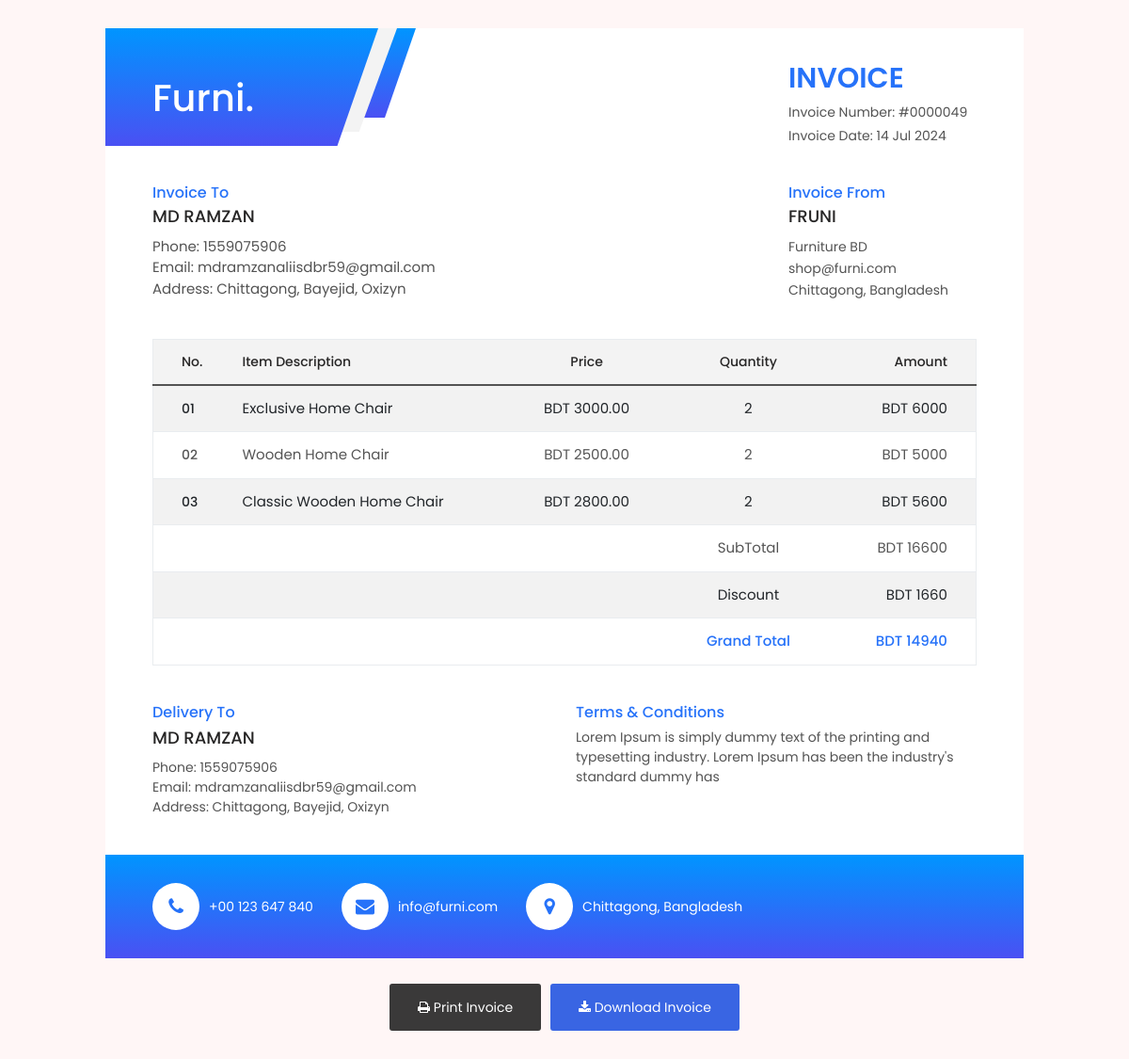
The page /invoice.php?invoice=49 on the database its author committed.
### tables this page shows
CREATE TABLE `orders` (
  `id` int(11) NOT NULL,
  `bill_country` varchar(50) NOT NULL,
  `ship_country` varchar(50) NOT NULL,
  `bill_first_name` varchar(50) NOT NULL,
  `ship_first_name` varchar(50) NOT NULL,
  `bill_last_name` varchar(50) NOT NULL,
  `ship_last_name` varchar(50) NOT NULL,
  `bill_company_name` varchar(100) NOT NULL,
  `ship_company_name` varchar(100) NOT NULL,
  `bill_address` varchar(100) NOT NULL,
  `ship_address` varchar(100) NOT NULL,
  `bill_state` varchar(50) NOT NULL,
  `ship_state` varchar(50) NOT NULL,
  `bill_post` varchar(50) NOT NULL,
  `ship_post` varchar(50) NOT NULL,
  `bill_email` varchar(50) NOT NULL,
  `ship_email` varchar(50) NOT NULL,
  `bill_phone` int(15) NOT NULL,
  `ship_phone` int(15) NOT NULL,
  `total_amount` decimal(10,2) NOT NULL,
  `discount` decimal(10,2) NOT NULL,
  `total_qty` int(11) NOT NULL,
  `cart_data` text NOT NULL,
  `coupon_code` varchar(255) NOT NULL,
  `payment_method` varchar(255) DEFAULT NULL,
  `shiping_charge` decimal(10,2) NOT NULL DEFAULT 0.00,
  `notes` varchar(500) NOT NULL,
  `status` varchar(50) DEFAULT NULL,
  `status_date` date DEFAULT NULL,
  `created_at` date DEFAULT NULL,
  `created_by` int(11) DEFAULT NULL,
  `updated_by` int(11) DEFAULT NULL,
  `updated_at` date DEFAULT NULL,
  `deleted_at` date DEFAULT NULL
);

### admin/class/crud.php (called while the page is built, shortened)
<?php
    class crud{
        private $host='localhost';
        private $connection;
        public function __construct($user,$password,$database){
            $this->user=$user;
            $this->password=$password;
            $this->database=$database;
            $this->connection=new mysqli($this->host,$this->user,$this->password,$this->database);
        }
        public function common_select_single($table,$fields='*',$condition=false,$sort_field=false,$sort='ASC'){
            $result=array();
            $error=false;
            $sql="select $fields from $table where deleted_at is null ";
            if(is_array($condition)){
                $sql.=" and ";
                foreach($condition as $k=>$v){
                    $v = $this->connection->real_escape_string($v);
                    $sql.="$k='$v' and ";
                }
                $sql=rtrim($sql,'and ');
            }
            $rs=$this->connection->query($sql);
            if($rs){
                if($rs->num_rows > 0){
                    while($r=$rs->fetch_object()){
                        $result=$r;
                    }
                }
            }else{
                $error=$this->connection->error;
            }
            $return = array('data'=>$result,'error'=>$error);
            return $return;
        }
    }
?>

### include/connection.php (called while the page is built, shortened)
<?php
    include_once('admin/class/crud.php');
    $mysqli=new crud("root","","sports_store");
?>

### invoice.php (the view, shortened to what this page needs)
<?php require_once('include/connection.php'); ?>
<!DOCTYPE html>
<html lang="zxx">
<head>
    <link type="text/css" rel="stylesheet" href="assets/css/bootstrap.min.css">
    <link type="text/css" rel="stylesheet" href="assets/fonts/font-awesome/css/font-awesome.min.css">
    <link type="text/css" rel="stylesheet" href="css/invoice.css">
</head>
<body>
<?php
    $invdata=array();
    $con['id']=$_GET['invoice'];
    $result=$mysqli->common_select_single('orders','*',$con);
    if($result){
        if($result['data']){
            $invdata=$result['data'];
        }
    }
?>
<div class="invoice-2 invoice-content">
    <div class="container">
        <div class="row">
            <div class="col-lg-12">
                <div class="invoice-inner clearfix">
                    <div class="invoice-info clearfix" id="invoice_wrapper">
                        <div class="invoice-headar">
                            <div class="row">
                                <div class="col-sm-6">
                                    <div class="invoice-logo">
                                        <div class="logo">
                                            <h1 style="color:white">Furni.</h1>
                                        </div>
                                    </div>
                                </div>
                                <div class="col-sm-6">
                                    <div class="invoice-id">
                                        <div class="info">
                                            <h1 class="inv-header-1">Invoice</h1>
                                            <p class="mb-1">Invoice Number: <span>#<?= str_pad($invdata->id,7,"0",STR_PAD_LEFT) ?></span></p>
                                            <p class="mb-0">Invoice Date: <span><?= date('d M Y',strtotime($invdata->created_at)) ?></span></p>
                                        </div>
                                    </div>
                                </div>
                            </div>
                        </div>
                        <div class="invoice-top">
                            <div class="row">
                                <div class="col-sm-6">
                                    <div class="invoice-number mb-30">
                                        <h4 class="inv-title-1">Invoice To</h4>
                                        <h2 class="name"><?= $invdata->bill_first_name ?> <?= $invdata->bill_last_name ?></h2>
                                        <span>Phone: <?= $invdata->bill_phone ?></span><br/>
                                        <span>Email: <?= $invdata->bill_email ?></span><br/>
                                        <span>Address: <?= $invdata->bill_address ?>, <?= $invdata->bill_state ?>, <?= $invdata->bill_post ?></span>
                                    </div>
                                </div>
                                <div class="col-sm-6">
                                    <div class="invoice-number mb-30">
                                        <div class="invoice-number-inner">
                                            <h4 class="inv-title-1">Invoice From</h4>
                                            <h2 class="name">Fruni</h2>
                                            <p class="invo-addr-1">
                                                Furniture BD  <br/>
                                                shop@furni.com <br/>
                                                Chittagong, Bangladesh <br/>
                                            </p>
                                        </div>
                                    </div>
                                </div>
                            </div>
                        </div>
                        <div class="invoice-center">
                            <div class="table-responsive">
                                <table class="table mb-0 table-striped invoice-table">
                                    <thead class="bg-active">
                                    <tr class="tr">
                                        <th>No.</th>
                                        <th class="pl0 text-start">Item Description</th>
                                        <th class="text-center">Price</th>
                                        <th class="text-center">Quantity</th>
                                        <th class="text-end">Amount</th>
                                    </tr>
                                    </thead>
                                    <tbody>
                                        <?php
                                            $cartdata=json_decode(base64_decode($invdata->cart_data));
                                            $i=0;
                                            foreach($cartdata->item as $item){
                                        ?>
                                            <tr class="tr">
                                                <td>
                                                    <div class="item-desc-1">
                                                        <span><?= str_pad(++$i,2,"0",STR_PAD_LEFT) ?></span>
                                                    </div>
                                                </td>
                                                <td class="pl0"><?= $item->product_name ?></td>
                                                <td class="text-center">BDT <?= $item->price ?></td>
                                                <td class="text-center"><?= $item->qty ?></td>
                                                <td class="text-end">BDT <?= $item->price * $item->qty ?></td>
                                            </tr>
                                        <?php } ?>
                                    <tr class="tr2">
                                        <td></td>
                                        <td></td>
                                        <td></td>
                                        <td class="text-center">SubTotal</td>
                                        <td class="text-end">BDT <?= $cartdata->total ?></td>
                                    </tr>
                                    <tr class="tr2">
                                        <td></td>
                                        <td></td>
                                        <td></td>
                                        <td class="text-center">Discount</td>
                                        <td class="text-end">BDT <?= $cartdata->discount ?></td>
                                    </tr>
                                    <tr class="tr2">
                                        <td></td>
                                        <td></td>
                                        <td></td>
                                        <td class="text-center f-w-600 active-color">Grand Total</td>
                                        <td class="f-w-600 text-end active-color">BDT <?= $cartdata->total - $cartdata->discount ?></td>
                                    </tr>
                                    </tbody>
                                </table>
                            </div>
                        </div>
                        <div class="invoice-bottom">
                            <div class="row">
                                <div class="col-lg-6 col-md-5 col-sm-5">
                                    <div class="payment-method mb-30">
                                        <h3 class="inv-title-1">Delivery To</h3>
                                        <h2 class="name"><?= $invdata->ship_first_name ?> <?= $invdata->ship_last_name ?></h2>
                                        <span>Phone: <?= $invdata->ship_phone ?></span><br/>
                                        <span>Email: <?= $invdata->ship_email ?></span><br/>
                                        <span>Address: <?= $invdata->ship_address ?>, <?= $invdata->ship_state ?>, <?= $invdata->ship_post ?></span>
                                    </div>
                                </div>
                                <div class="col-lg-6 col-md-7 col-sm-7">
                                    <div class="terms-conditions mb-30">
                                        <h3 class="inv-title-1">Terms & Conditions</h3>
                                        <p>Lorem Ipsum is simply dummy text of the printing and typesetting industry. Lorem Ipsum has been the industry's standard dummy has</p>
                                    </div>
                                </div>
                            </div>
                        </div>
                        <div class="invoice-contact clearfix">
                            <div class="row g-0">
                                <div class="col-sm-12">
                                    <div class="contact-info clearfix">
                                        <a href="tel:+55-4XX-634-7071" class="d-flex"><i class="fa fa-phone"></i> +00 123 647 840</a>
                                        <a href="tel:info@themevessel.com" class="d-flex"><i class="fa fa-envelope"></i> info@furni.com</a>
                                        <a href="tel:info@themevessel.com" class="mr-0 d-flex d-none-580"><i class="fa fa-map-marker"></i> Chittagong, Bangladesh</a>
                                    </div>
                                </div>
                            </div>
                        </div>
                    </div>
                    <div class="invoice-btn-section clearfix d-print-none">
                        <a href="javascript:window.print()" class="btn btn-lg btn-print">
                            <i class="fa fa-print"></i> Print Invoice
                        </a>
                        <a id="invoice_download_btn" class="btn btn-lg btn-download btn-theme">
                            <i class="fa fa-download"></i> Download Invoice
                        </a>
                    </div>
                </div>
            </div>
        </div>
    </div>
</div>
</body>
</html>

### rows shown on the page
orders: id "0000049", created_at "14 Jul 2024", bill_first_name "MD", bill_last_name "RAMZAN", bill_phone "1559075906", bill_email "mdramzanaliisdbr59@gmail.com", bill_address "Chittagong", bill_state "Bayejid", bill_post "Oxizyn", discount "1660", $cartdata->total-$cartdata->discount "14940", ship_first_name "MD", ship_last_name "RAMZAN", ship_phone "1559075906", ship_email "mdramzanaliisdbr59@gmail.com", ship_address "Chittagong", ship_state "Bayejid", ship_post "Oxizyn"

### other values the page prints
str_pad(++$i,2,"0",STR_PAD_LEFT) "01"
$item->product_name "Exclusive Home Chair"
$item->price "3000.00"
$item->qty "2"
$item->price * $item->qty "6000"
str_pad(++$i,2,"0",STR_PAD_LEFT) "02"
$item->product_name "Wooden Home Chair"
$item->price "2500.00"
$item->price * $item->qty "5000"
str_pad(++$i,2,"0",STR_PAD_LEFT) "03"
$item->product_name "Classic Wooden Home Chair"
$item->price "2800.00"
$item->price * $item->qty "5600"
$cartdata->total "16600"
